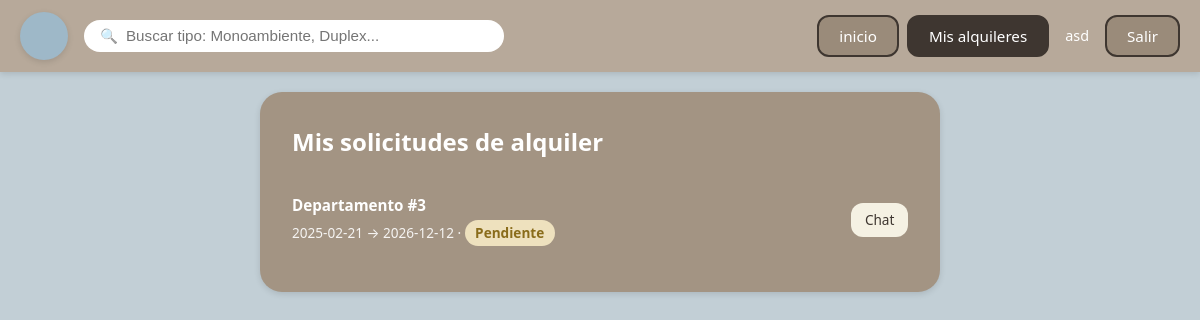
Screenshot of /mis-alquileres.php (signed in) with the database file from the repository.
### tables this page shows
CREATE TABLE `rentas` (
  `id` int(11) NOT NULL,
  `departamento_id` int(11) NOT NULL,
  `usuario_id` int(11) NOT NULL,
  `fecha_inicio` date NOT NULL,
  `fecha_fin` date NOT NULL,
  `estado` enum('pendiente','aprobado','rechazado','cancelado') NOT NULL DEFAULT 'pendiente',
  `created_at` timestamp NOT NULL DEFAULT current_timestamp()
);

CREATE TABLE `departamentos` (
  `id` int(11) NOT NULL,
  `tipo` varchar(50) DEFAULT NULL,
  `precio` decimal(10,2) DEFAULT NULL,
  `ambientes` int(11) DEFAULT NULL,
  `metros_cuadrados` int(11) DEFAULT NULL,
  `disponible` tinyint(1) DEFAULT 1
);

### mis-alquileres.php (the view, shortened to what this page needs)
<?php
require_once __DIR__ . '/includes/alquileres.php';
$usuario = usuarioLogueado();
$rentas = [];
try {
    $rentas = rentasDeUsuario($usuario['id']);
} catch (PDOException $e) {
    $dbError = mensajeErrorDb();
}
require_once __DIR__ . '/includes/header.php';
?>
<div class="layout layout-single">
    <main class="content form-page">
        <div class="form-card">
            <h1>Mis solicitudes de alquiler</h1>
            <?php if (empty($rentas)): ?>
                <p class="empty-msg">No solicitaste ningún alquiler todavía. <a href="index.php" class="auth-link">Ver departamentos</a>.</p>
            <?php else: ?>
                <ul class="abm-lista">
                    <?php foreach ($rentas as $r): ?>
                        <li class="abm-item">
                            <div class="abm-item-info">
                                <strong><?php echo htmlspecialchars($r['tipo']); ?> #<?php echo (int) $r['departamento_id']; ?></strong>
                                <span>
                                    <?php echo htmlspecialchars($r['fecha_inicio']); ?> → <?php echo htmlspecialchars($r['fecha_fin']); ?> ·
                                    <?php echo etiquetaEstadoRenta($r['estado']); ?>
                                </span>
                            </div>
                            <div class="abm-item-actions">
                                <a href="chat.php?renta_id=<?php echo (int) $r['id']; ?>" class="btn-small">Chat</a>
                            </div>
                        </li>
                    <?php endforeach; ?>
                </ul>
            <?php endif; ?>
        </div>
    </main>
</div>
<?php require_once __DIR__ . '/includes/footer.php'; ?>

### includes/alquileres.php (shortened to what this page needs)
<?php
function rentasDeUsuario(int $usuarioId): array
{
    $pdo = obtenerConexion();
    $stmt = $pdo->prepare(
        'SELECT r.id, r.departamento_id, r.usuario_id, r.fecha_inicio, r.fecha_fin, r.estado, r.created_at,
                d.tipo, d.precio, d.ambientes, d.metros_cuadrados, d.disponible
         FROM rentas r
         JOIN departamentos d ON d.id = r.departamento_id
         WHERE r.usuario_id = :usuario_id
         ORDER BY r.created_at DESC'
    );
    $stmt->execute(['usuario_id' => $usuarioId]);
    $rows = $stmt->fetchAll();
    return array_map(function ($r) {
        $r['id'] = (int) $r['id'];
        $r['departamento_id'] = (int) $r['departamento_id'];
        $r['usuario_id'] = (int) $r['usuario_id'];
        $r['precio'] = (float) $r['precio'];
        $r['ambientes'] = (int) $r['ambientes'];
        $r['metros_cuadrados'] = (int) $r['metros_cuadrados'];
        $r['disponible'] = (int) $r['disponible'];
        return $r;
    }, $rows);
}
function etiquetaEstadoRenta(string $estado): string
{
    switch ($estado) {
        case 'pendiente': return '<span class="status-badge status-pendiente">Pendiente</span>';
    }
}

### index.css (style rules this page uses)
*, *::before, *::after { box-sizing: border-box; margin: 0; padding: 0; }
:root { --bg-main: #c2cfd6; --bg-header: #b7a99a; --bg-sidebar: #a39483; --bg-card: #a39483; --bg-card-info: #8f8272; --cream: #f5f1e3; --white: #ffffff; --text-dark: #3e3630; --text-light: #5a4f47; --radius-lg: 22px; --radius-md: 16px; --radius-sm: 12px; --shadow-sm: 0 2px 6px rgba(0, 0, 0, 0.12); --shadow-md: 0 4px 14px rgba(0, 0, 0, 0.15); --transition: 0.2s ease; }
body { font-family: system-ui, -apple-system, "Segoe UI", sans-serif; background: var(--bg-main); color: var(--text-dark); min-height: 100vh; line-height: 1.5; }
.layout { display: grid; grid-template-columns: 280px 1fr; gap: 1.25rem; padding: 1.25rem; min-height: calc(100vh - 72px); max-width: 1400px; margin: 0 auto; }
.layout-single { grid-template-columns: 1fr; max-width: 720px; margin: 0 auto; }
.content { min-width: 0; }
.form-page { width: 100%; }
.form-card { background: var(--bg-sidebar); border-radius: var(--radius-lg); padding: 2rem; color: var(--white); box-shadow: var(--shadow-sm); }
.form-card h1 { margin-bottom: 1.25rem; font-size: 1.5rem; }
.abm-item { display: flex; justify-content: space-between; align-items: center; gap: 1rem; padding: 0.85rem 0; border-bottom: 1px solid rgba(255, 255, 255, 0.25); flex-wrap: wrap; }
.abm-item:last-child { border-bottom: none; }
.abm-item-info { display: flex; flex-direction: column; gap: 0.2rem; }
.abm-item-info strong { font-size: 0.95rem; }
.abm-item-info span { font-size: 0.85rem; opacity: 0.9; }
.abm-item-actions { display: flex; gap: 0.5rem; align-items: center; }
.btn-small { padding: 0.4rem 0.85rem; border-radius: var(--radius-sm); font-size: 0.85rem; text-decoration: none; background: var(--cream); color: var(--text-dark); border: none; cursor: pointer; transition: background 0.15s; display: inline-block; }
.status-badge { display: inline-block; padding: 0.2rem 0.65rem; border-radius: 999px; font-size: 0.75rem; font-weight: 600; }
.status-pendiente { background: #fff3cd; color: #856404; }

### rows the page displays
rentas: departamento.tipo "Departamento", departamento "3", fecha_inicio "2025-02-21", fecha_fin "2026-12-12", estado "Pendiente"

### other values shown
$usuario['nombre'] "asd"
